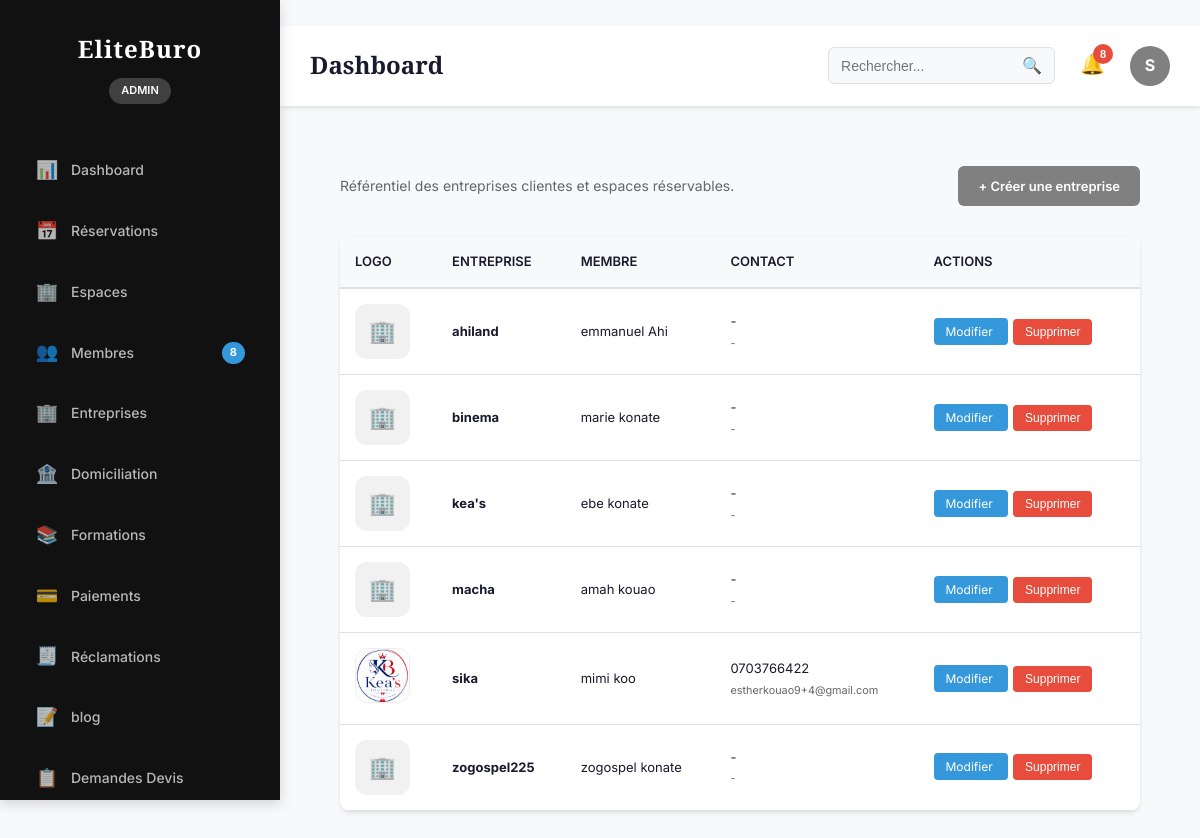
Page /dashboard/companies/ (signed in) on the earlier database version.
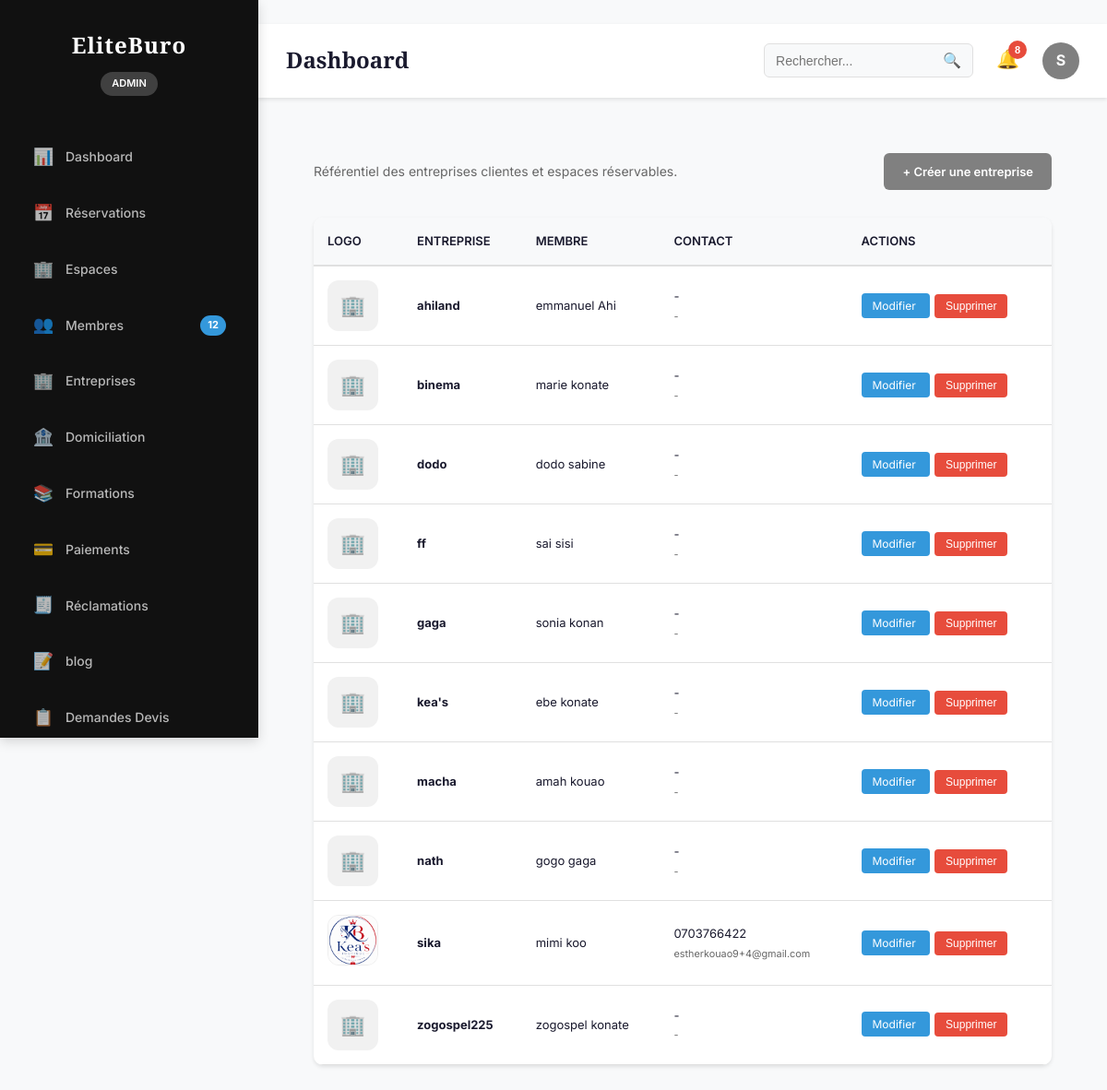
Same page on the later database version.
### accounts/models.py (models this page shows, shortened)
class User(AbstractUser):
    class Role(models.TextChoices):
        ADMIN = "ADMIN", "Administrateur"
        MANAGER = "MANAGER", "Gestionnaire"
        MEMBER = "MEMBER", "Membre"
        TRAINER = "TRAINER", "Formateur"
    username = None
    id = models.UUIDField(
        primary_key=True,
        default=uuid.uuid4,
        editable=False
    )
    email = models.EmailField(
        unique=True
    )
    first_name = models.CharField(
        max_length=150
    )
    last_name = models.CharField(
        max_length=150
    )
    phone_validator = RegexValidator(
        regex=r'^\+?[0-9]{8,15}$',
        message="Numéro de téléphone invalide."
    )
    phone = models.CharField(
        max_length=20,
        validators=[phone_validator],
        unique=True
    )
    avatar = models.ImageField(
        upload_to="users/avatar/",
        blank=True,
        null=True
    )
    role = models.CharField(
        max_length=20,
        choices=Role.choices,
        default=Role.MEMBER
    )
    company_name = models.CharField(
        max_length=255,
        blank=True
    )
    job_title = models.CharField(
        max_length=255,
        blank=True
    )
    birth_date = models.DateField(
        blank=True,
        null=True
    )
    gender = models.CharField(
        max_length=20,
        blank=True
    )
    website = models.URLField(
        blank=True
    )
    bio = models.TextField(
        blank=True
    )
    language = models.CharField(
        max_length=10,
        default="fr"
    )
    timezone = models.CharField(
        max_length=100,
        default="Africa/Abidjan"
    )
    is_email_verified = models.BooleanField(
        default=False
    )
    is_phone_verified = models.BooleanField(
        default=False
    )
    receive_email_notification = models.BooleanField(
        default=True
    )
    receive_sms_notification = models.BooleanField(
        default=True
    )
    receive_whatsapp_notification = models.BooleanField(
        default=True
    )
    last_activity = models.DateTimeField(
        null=True,
        blank=True
    )
    created_at = models.DateTimeField(
        auto_now_add=True
    )
    updated_at = models.DateTimeField(
        auto_now=True
    )
    USERNAME_FIELD = "email"
    REQUIRED_FIELDS = []
    objects = UserManager()
    class Meta:
        ordering = ["-created_at"]
        verbose_name = "Utilisateur"
        verbose_name_plural = "Utilisateurs"
    @property
    def full_name(self):
        return f"{self.first_name} {self.last_name}"

class Company(models.Model):
    id = models.UUIDField(
        primary_key=True,
        default=uuid.uuid4,
        editable=False
    )
    owner = models.ForeignKey(
        settings.AUTH_USER_MODEL,
        on_delete=models.CASCADE,
        related_name="companies"
    )
    company_name = models.CharField(
        max_length=255
    )
    legal_form = models.CharField(
        max_length=100,
        blank=True
    )
    registration_number = models.CharField(
        max_length=100,
        blank=True
    )
    tax_number = models.CharField(
        max_length=100,
        blank=True
    )
    phone = models.CharField(
        max_length=20,
        blank=True
    )
    email = models.EmailField(
        blank=True
    )
    website = models.URLField(
        blank=True
    )
    description = models.TextField(
        blank=True
    )
    logo = models.ImageField(
        upload_to="companies/logo/",
        blank=True,
        null=True
    )
    created_at = models.DateTimeField(auto_now_add=True)
    updated_at = models.DateTimeField(auto_now=True)
    class Meta:
        ordering = ["company_name"]

### dashboard/views.py (the view)
# urls.py: path("companies/", AdminCompanyView.as_view(), name="companies"),
class AdminCompanyView(AdminBaseView):
    template_name = "dashboard/admin/company.html"
    def get_context_data(self, **kwargs):
        context = super().get_context_data(**kwargs)
        context["companies"] = Company.objects.all().order_by("company_name")
        return context

### dashboard/permissions.py (called while the page is built)
def is_admin_or_manager(user) -> bool:
    return getattr(user, "is_authenticated", False) and getattr(user, "role", None) in {User.Role.ADMIN, User.Role.MANAGER}

### dashboard/services.py (called while the page is built)
def get_admin_stats() -> DashboardStats:
    user_count = User.objects.count()
    reservation_count = Reservation.objects.count()
    income_total = (
        Reservation.objects.filter(statut="confirmed").aggregate(total=Sum("montant_total")).get("total")
        or Decimal("0")
    )
    formation_count = Formation.objects.count()
    domiciliation_count = DomiciliationRequest.objects.count()
    return DashboardStats(
        users=user_count,
        reservations=reservation_count,
        income_total=income_total,
        formations=formation_count,
        domiciliation_requests=domiciliation_count,
    )

def get_space_availability_summary(limit: int = 10) -> list[Dict[str, Any]]:
    total = Workspace.objects.count()
    available = Workspace.objects.filter(disponible=True).count()
    top = (
        Workspace.objects.select_related("categorie")
        .values("categorie__nom")
        .annotate(
            count=Count("id"),
            available_count=Count("id", filter=Q(disponible=True)),
        )
        .order_by("-available_count")[:limit]
    )
    return list(top)

def get_recent_activity(limit: int = 10):
    reservations = Reservation.objects.order_by("-created_at")[:limit]
    formations = Formation.objects.order_by("-created_at")[:limit]
    domiciliations = DomiciliationRequest.objects.order_by("-date_creation")[:limit]
    items = []
    for r in reservations:
        items.append(("Réservation", r.created_at, "dashboard_admin:reservations"))
    for f in formations:
        items.append(("Formation", f.created_at, "dashboard_admin:formations"))
    for d in domiciliations:
        items.append(("Domiciliation", d.date_creation, "dashboard_admin:domiciliation"))
    items.sort(key=lambda x: x[1], reverse=True)
    return items[:limit]

### dashboard/views.py (called while the page is built)
def admin_permission_guard(request: HttpRequest):
    if not is_admin_or_manager(request.user):
        raise PermissionDenied

    def dispatch(self, request: HttpRequest, *args, **kwargs):
        try:
            admin_permission_guard(request)
        except PermissionDenied:
            return HttpResponseForbidden("Accès réservé au back-office.")
        return super().dispatch(request, *args, **kwargs)

### templates/dashboard/admin/company.html (shortened to what this page needs)
{% extends 'layouts/base_admin.html' %}
{% block content %}
<div class="content">
    <div class="section-header">
        <div>
            <p style="color:var(--text-light);font-size:14px;">
                Référentiel des entreprises clientes et espaces réservables.
            </p>
        </div>
        <a href="{% url 'dashboard_admin:company_create' %}"
           class="btn-primary">
            + Créer une entreprise
        </a>
    </div>
    <div class="table-container">
        <table class="admin-table">
            <thead>
                <tr>
                    <th>
                        Logo
                    </th>
                    <th>
                        entreprise
                    </th>
                    <th>
                        membre
                    </th>
                    <th>
                        Contact
                    </th>
                    <th>
                        Actions
                    </th>
                </tr>
            </thead>
            <tbody>
            {% for c in companies %}
               <tr>
                <td>
                    {% if c.logo %}
                        <img src="{{ c.logo.url }}"
                            alt="Logo entreprise"
                            style="
                                width:55px;
                                height:55px;
                                object-fit:cover;
                                border-radius:12px;
                                border:1px solid #eee;
                            ">
                    {% else %}
                        <div style="
                            width:55px;
                            height:55px;
                            border-radius:12px;
                            background:#f1f1f1;
                            display:flex;
                            align-items:center;
                            justify-content:center;
                            font-size:22px;
                        ">
                            🏢
                        </div>
                    {% endif %}
                </td>
                <td>
                    <strong>
                        {{ c.company_name }}
                    </strong>
                </td>
                <td>
                    {{ c.owner.full_name|default:c.owner.email }}
                </td>
                <td>
                    {{ c.phone|default:"-" }}
                    <br>
                    <small style="color:var(--text-light);">
                        {{ c.email|default:"-" }}
                    </small>
                    </td>
                    <td>
                        <a href="{% url 'dashboard_admin:company_edit' c.id %}"
                           class="btn-action">
                            Modifier
                        </a>
                        <form method="post"
                              action="{% url 'dashboard_admin:company_delete' c.id %}"
                              style="display:inline;"
                              onsubmit="return confirm('Supprimer cette entreprise ?')">
                            <button type="submit"
                                    class="btn-action"
                                    style="background:var(--danger-color);">
                                Supprimer
                            </button>
                        </form>
                    </td>
                </tr>
            {% endfor %}
            </tbody>
        </table>
    </div>
</div>
{% endblock %}

### templates/layouts/base_admin.html (shortened to what this page needs)
<!DOCTYPE html>
<html lang="fr">
<head>
    {% load static %}
    <link rel="stylesheet" href="{% static 'css/admin.css' %}">
</head>
<body>
    {% include "partials/admin_sidebar.html" %}
    <div class="main-container">
        {% include "partials/header.html" %}
        <main class="content">
            {% block content %}
            {% endblock %}
        </main>
    </div>
</body>
</html>

### templates/partials/admin_sidebar.html (shortened to what this page needs)
lile t{% load static %}
<aside class="sidebar">
    <div class="sidebar-header">
        <h2>EliteBuro</h2>
        <p class="admin-badge">Admin</p>
    </div>
    <nav class="sidebar-nav">
        <a href="{% url 'dashboard_admin:index' %}"
           class="nav-item {% if active_section == 'dashboard' %}active{% endif %}">
            <span class="nav-icon">📊</span>
            <span class="nav-label">Dashboard</span>
        </a>
        <a href="{% url 'dashboard_admin:reservations' %}"
           class="nav-item {% if active_section == 'reservations' %}active{% endif %}">
            <span class="nav-icon">📅</span>
            <span class="nav-label">Réservations</span>
        </a>
        <a href="{% url 'dashboard_admin:coworking' %}"
           class="nav-item {% if active_section == 'espaces' %}active{% endif %}">
            <span class="nav-icon">🏢</span>
            <span class="nav-label">Espaces</span>
        </a>
        <a href="{% url 'dashboard_admin:users' %}"
           class="nav-item {% if active_section == 'membres' %}active{% endif %}">
            <span class="nav-icon">👥</span>
            <span class="nav-label">Membres</span>
            <span class="nav-badge">{{ stats.users|default_if_none:0 }}</span>
        </a>
        <a href="{% url 'dashboard_admin:companies' %}"
           class="nav-item {% if active_section == 'entreprises' %}active{% endif %}">
            <span class="nav-icon">🏢</span>
            <span class="nav-label">Entreprises</span>
        </a>
        <a href="{% url 'dashboard_admin:domiciliation' %}"
           class="nav-item {% if active_section == 'domiciliation' %}active{% endif %}">
            <span class="nav-icon">🏦</span>
            <span class="nav-label">Domiciliation</span>
        </a>
        <a href="{% url 'dashboard_admin:formations' %}"
           class="nav-item {% if active_section == 'formations' %}active{% endif %}">
            <span class="nav-icon">📚</span>
            <span class="nav-label">Formations</span>
        </a>
        <a href="{% url 'dashboard_admin:payments' %}"
           class="nav-item {% if active_section == 'paiements' %}active{% endif %}">
            <span class="nav-icon">💳</span>
            <span class="nav-label">Paiements</span>
        </a>
        <a href="{% url 'reclamation_admin:list' %}"
           class="nav-item {% if active_section == 'reclamations' %}active{% endif %}">
            <span class="nav-icon">🧾</span>
            <span class="nav-label">Réclamations</span>
        </a>
         <a href="{% url 'blog:articles_list' %}"
            class="nav-item {% if active_section == 'blog_categories' %}active{% endif %}">
                <span class="nav-icon">📝</span>
                <span class="nav-label">blog</span>
            </a>
        <a href="{% url 'dashboard_admin:devis_formation_list' %}"
           class="nav-item {% if active_section == 'devis_formation' %}active{% endif %}">
            <span class="nav-icon">📋</span>
            <span class="nav-label">Demandes Devis</span>
        </a>
    </nav>
</aside>

### templates/partials/header.html (shortened to what this page needs)
<header class="top-bar">
    <div class="top-bar-left">
        <h1 class="page-title">
            {% block page_title %}
            Dashboard
            {% endblock %}
        </h1>
    </div>
    <div class="top-bar-right">
        <div class="search-box">
            <input
                type="text"
                class="search-input"
                placeholder="Rechercher...">
            <button class="search-btn">
                🔍
            </button>
        </div>
        <div class="notifications">
            <button class="notification-btn">
                🔔
                <span class="notification-count">
                    {{ recent_activity|length|default:0 }}
                </span>
            </button>
        </div>
        <div class="user-menu">
            <div class="user-avatar">
                {{ request.user.first_name|slice:":1"|default:"A" }}
            </div>
        </div>
    </div>
</header>

### templates/layouts/base_admin.html (style rules this page uses)
.sidebar { background: #111111 !important; }

Differences in the rows shown:
added Company: company_name "dodo", owner.full_name "dodo sabine", phone "-", email "-"
added Company: company_name "ff", owner.full_name "sai sisi", phone "-", email "-"
added Company: company_name "gaga", owner.full_name "sonia konan", phone "-", email "-"
added Company: company_name "nath", owner.full_name "gogo gaga", phone "-", email "-"
Other differences:
{{ stats.users|default_if_none:0 }}: "8" → "12"
